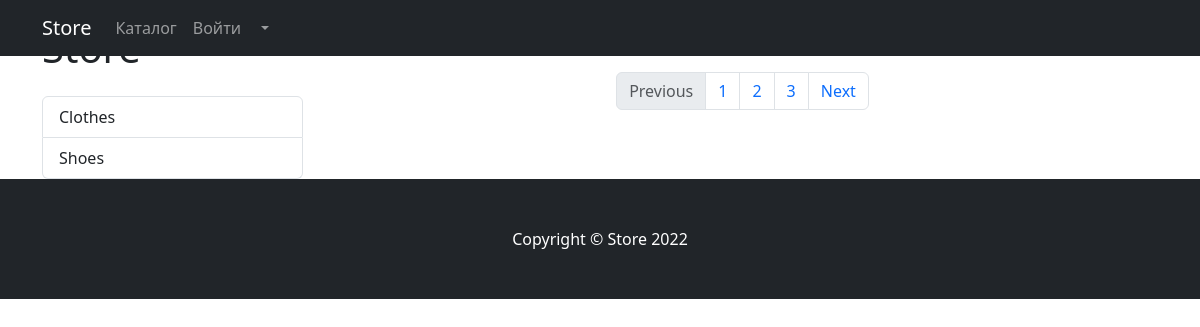
Before: /products/ with the older database file.
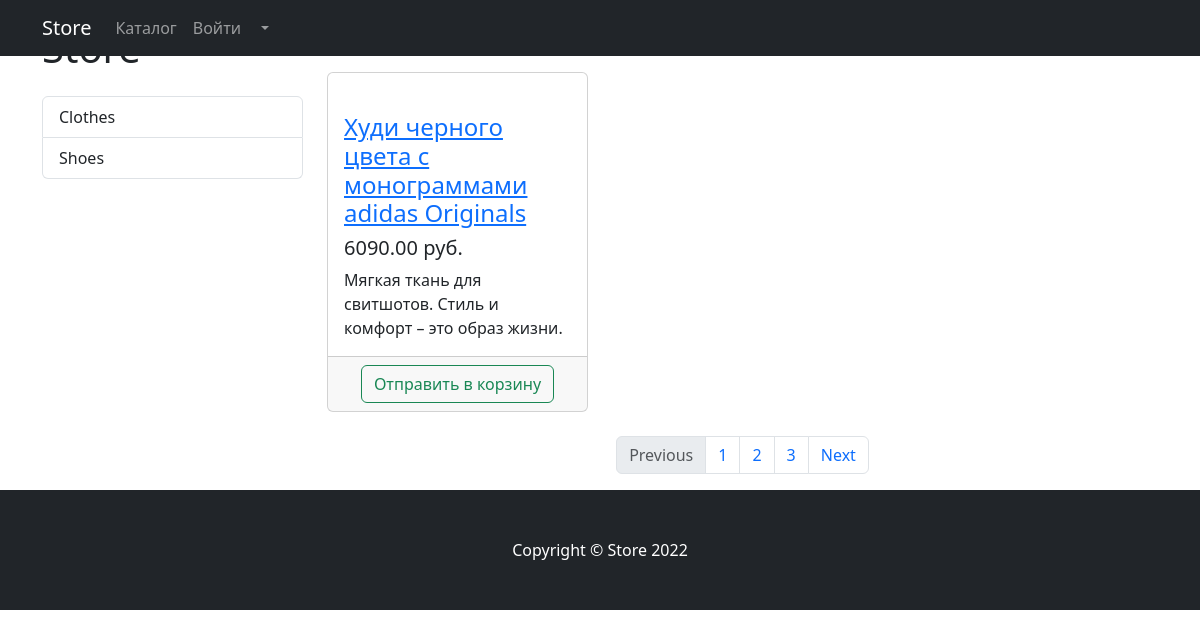
After: the same page with the newer database file.
### products/models.py (models this page shows, shortened)
class ProductCategory(models.Model):
    name = models.CharField(max_length=128, unique=True)
    description = models.TextField(null=True, blank=True)

class Product(models.Model):
    name = models.CharField(max_length=256)
    description = models.TextField(null=True, blank=True)
    price = models.DecimalField(max_digits=10, decimal_places=2)
    quantity = models.PositiveIntegerField(default=0)
    image = models.ImageField(upload_to='products_images/')
    category = models.ForeignKey(to=ProductCategory, on_delete=models.CASCADE)

### products/views.py (the view)
# urls.py: path('products/', products, name='products'),
def products(request):
    context = {
        'title': 'Store - Каталог',
        'products': Product.objects.all(),
        'categories': ProductCategory.objects.all(),
    }
    return render(request, 'products/products.html', context)

### products/templates/products/products.html (shortened to what this page needs)
{% extends "products/base.html" %}
{% load static %}
{% block css %}
	<link href="{% static 'vendor/bootstrap/css/bootstrap.min.css' %}" rel="stylesheet">
{% endblock %}
{% block content %}
	<div class="container">
    <div class="row">
        <div class="col-lg-3">
            <h1 class="my-4">Store</h1>
            <div class="list-group">
                {% for category in categories%}
                    <a href="#" class="list-group-item">{{ category.name }}</a>
                {% endfor %}
            </div>
        </div>
        <div class="col-lg-9">
            <div id="carouselExampleIndicators" class="carousel slide my-4" data-ride="carousel">
                <ol class="carousel-indicators">
                </ol>
                <div class="carousel-inner" role="listbox">
                    <div class="carousel-item active">
                    </div>
                </div>
                <a class="carousel-control-prev" href="#carouselExampleIndicators" role="button" data-slide="prev">
                    <span class="sr-only">Previous</span>
                </a>
                <a class="carousel-control-next" href="#carouselExampleIndicators" role="button" data-slide="next">
                    <span class="sr-only">Next</span>
                </a>
            </div>
            <div class="row">
                {% for product in products %}
                    <div class="col-lg-4 col-md-6 mb-4">
                    <div class="card h-100">
                        <a href="#">
                        </a>
                        <div class="card-body">
                            <h4 class="card-title">
                                <a href="#">{{ product.name}}</a>
                            </h4>
                            <h5>{{ product.price}} руб.</h5>
                            <p class="card-text">{{ product.description}}</p>
                        </div>
                        <div class="card-footer text-center">
                            <button type="button" class="btn btn-outline-success">Отправить в корзину</button>
                        </div>
                    </div>
                </div>
                {% endfor %}
            </div>
            <nav aria-label="Page navigation example">
                <ul class="pagination justify-content-center">
                    <li class="page-item disabled">
                        <a class="page-link" href="#" tabindex="-1" aria-disabled="true">Previous</a>
                    </li>
                    <li class="page-item"><a class="page-link" href="#">1</a></li>
                    <li class="page-item"><a class="page-link" href="#">2</a></li>
                    <li class="page-item"><a class="page-link" href="#">3</a></li>
                    <li class="page-item">
                        <a class="page-link" href="#">Next</a>
                    </li>
                </ul>
            </nav>
        </div>
    </div>
</div>
{% endblock %}
{% block footer %}
	<footer class="py-5 bg-dark">
    <div class="container">
        <p class="m-0 text-center text-white">Copyright &copy; Store 2022</p>
    </div>
</footer>
{% endblock %}

Changed rows visible on the page:
added Product: name "Худи черного цвета с монограммами adidas Originals", price "6090.00", description "Мягкая ткань для свитшотов. Стиль и комфорт – это образ жизни."
